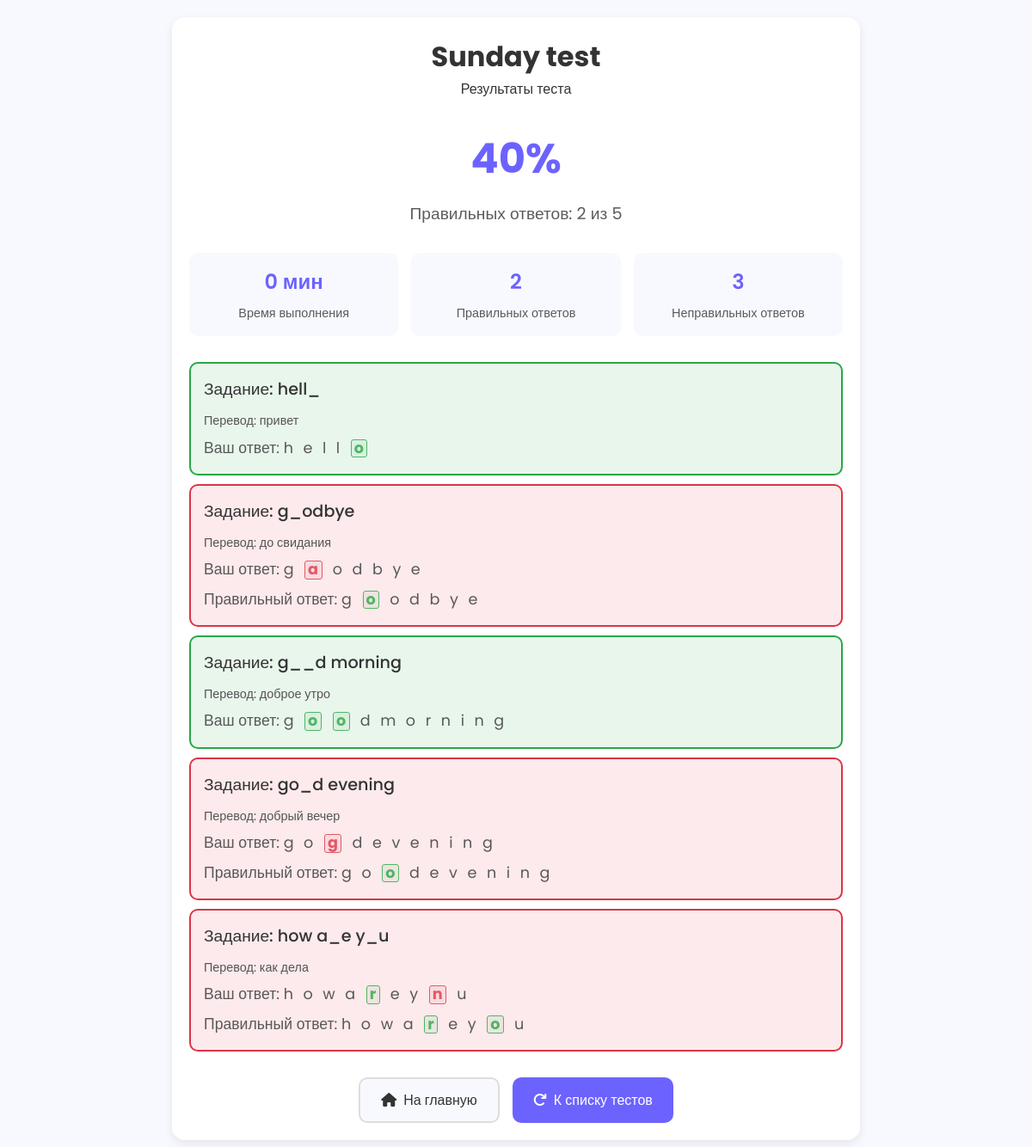
The page /test_results/2/3?user_id=3 (signed in) on the database its author committed.
### site_1.py (models this page shows)
class Test(db.Model):
    __tablename__ = 'tests'
    id = db.Column(db.Integer, primary_key=True)
    title = db.Column(db.String, nullable=False)
    classs = db.Column('class', db.String, nullable=False)
    unit = db.Column(db.String, nullable=True, default="N/A")
    module = db.Column(db.String, nullable=True, default="N/A")
    type = db.Column(db.String, nullable=False)  # dictation, add_letter, true_false, multiple_choice_single, multiple_choice_multiple, fill_word
    link = db.Column(db.String, unique=True, nullable=False)
    created_by = db.Column(db.Integer, db.ForeignKey('users.id'), nullable=False)
    is_active = db.Column(db.Boolean, default=True)
    time_limit = db.Column(db.Integer, nullable=True)  # Time limit in minutes
    word_order = db.Column(db.String, nullable=False)  # 'random' or 'sequential'
    word_count = db.Column(db.Integer, nullable=True)  # For random order
    test_mode = db.Column(db.String, nullable=True)  # 'random_letters' or 'manual_letters' for add_letter type
    dictation_word_source = db.Column(db.String, nullable=True) # e.g., "all_module", "selected_specific", "random_from_module"
    dictation_selected_words = db.Column(db.Text, nullable=True) # JSON list of word IDs for "selected_specific"
    created_at = db.Column(db.DateTime, default=db.func.current_timestamp())
    test_words = db.relationship('TestWord', backref='test', lazy=True)

class TestWord(db.Model):
    __tablename__ = 'test_words'
    id = db.Column(db.Integer, primary_key=True)
    test_id = db.Column(db.Integer, db.ForeignKey('tests.id'), nullable=False)
    word = db.Column(db.String, nullable=False)
    perevod = db.Column(db.String, nullable=False)
    missing_letters = db.Column(db.String, nullable=True)  # For add_letter type tests
    options = db.Column(db.String, nullable=True)  # For multiple choice tests (JSON string)
    correct_answer = db.Column(db.String, nullable=False)
    word_order = db.Column(db.Integer, nullable=False)  # To maintain word order in sequential tests

### site_1.py (the view)
@app.route('/test_results/<int:test_id>/<int:result_id>')
def test_results(test_id, result_id):
    if 'user_id' not in session:
        return redirect(url_for('login'))
    user = User.query.get(session['user_id'])
    if not user:
        session.pop('user_id', None)
        flash("Пользователь не найден, пожалуйста, войдите снова.", "error")
        return redirect(url_for('login'))
    test = Test.query.get_or_404(test_id)
    result = TestResult.query.get_or_404(result_id)
    can_view_results = False
    if result.user_id == user.id: # Student viewing their own results
        can_view_results = True
    elif user.teacher == 'yes' and test.created_by == user.id: # Teacher viewing results of a test they created
        can_view_results = True
    if not can_view_results:
        flash("У вас нет доступа для просмотра этих результатов.", "warning")
        return redirect(url_for('tests'))
    show_detailed_results = False  # Default to False
    if user.teacher == 'yes' and test.created_by == user.id:
        show_detailed_results = True
    elif result.user_id == user.id:  # It's a student viewing their own results
        if not test.is_active:  # Student can see details ONLY if the test is archived
            show_detailed_results = True
    detailed_answers = []
    if show_detailed_results: # Only fetch if we are going to show them
        for answer_obj in result.test_answers: # answer_obj is a TestAnswer instance
            test_word_instance = answer_obj.test_word # This is the TestWord instance
            detailed_answers_item = {
                'user_answer': answer_obj.user_answer,
                'actual_correct_answer': test_word_instance.correct_answer,
                'is_correct': answer_obj.is_correct,
                'options': test_word_instance.options,
                'student_reconstructed_parts': None,
                'correct_reconstructed_parts': None
            }
            if test.type == 'add_letter':
                detailed_answers_item['question_presented'] = test_word_instance.word
                detailed_answers_item['prompt_or_support'] = test_word_instance.perevod
                student_parts = []
                gapped_template = test_word_instance.word
                student_letters = list(answer_obj.user_answer)
                s_idx = 0
                correct_letters_iter_for_student = iter(test_word_instance.correct_answer)
                for char_template in gapped_template:
                    part_info = {'char': char_template, 'is_student_input': False, 'is_correct_char': None}
                    if char_template == '_':
                        if s_idx < len(student_letters):
                            part_info['char'] = student_letters[s_idx]
                            part_info['is_student_input'] = True
                            try:
                                correct_char_for_gap = next(correct_letters_iter_for_student)
                                if student_letters[s_idx].lower() == correct_char_for_gap.lower():
                                    part_info['is_correct_char'] = True
                                else:
                                    part_info['is_correct_char'] = False
                            except StopIteration: # More student letters than correct gaps implies mismatch
                                part_info['is_correct_char'] = False
                            s_idx += 1
                        else: # Not enough student letters for this gap
                            part_info['char'] = '_'
                            part_info['is_student_input'] = True # It was a gap student should have filled
                            part_info['is_correct_char'] = False # Mark as incorrect as it's unfilled
                    student_parts.append(part_info)
                detailed_answers_item['student_reconstructed_parts'] = student_parts
                correct_parts = []
                correct_letters = list(test_word_instance.correct_answer)
                c_idx = 0
                for char_template in gapped_template:
                    part_info = {'char': char_template, 'is_student_input': False}
                    if char_template == '_':
                        if c_idx < len(correct_letters):
                            part_info['char'] = correct_letters[c_idx]
                            part_info['is_student_input'] = True # It's a filled gap
                            c_idx += 1
                        else:
                            part_info['char'] = '_' # Should not happen if data is consistent
                    correct_parts.append(part_info)
                detailed_answers_item['correct_reconstructed_parts'] = correct_parts
            elif test.type == 'multiple_choice_single' or test.type == 'multiple_choice_multiple':
                detailed_answers_item['question_presented'] = test_word_instance.perevod
                detailed_answers_item['prompt_or_support'] = test_word_instance.word
            elif test.type == 'fill_word':
                detailed_answers_item['question_presented'] = test_word_instance.word
                detailed_answers_item['prompt_or_support'] = test_word_instance.perevod
            elif test.type == 'true_false':
                detailed_answers_item['question_presented'] = test_word_instance.word
                detailed_answers_item['prompt_or_support'] = test_word_instance.perevod
            else: # Default for dictation etc.
                detailed_answers_item['question_presented'] = test_word_instance.word
                detailed_answers_item['prompt_or_support'] = test_word_instance.perevod
            detailed_answers.append(detailed_answers_item)
    return render_template('test_results.html',
        test=test,
        score=result.score,
        correct_answers=result.correct_answers,
        total_questions=result.total_questions,
        time_taken=result.time_taken,
        incorrect_answers=result.total_questions - result.correct_answers,
        results_summary=detailed_answers, # Changed variable name passed to template
        show_detailed_results=show_detailed_results
    )

### templates/test_results.html (shortened to what this page needs)
<!DOCTYPE html>
<html lang="ru">
<head>
    <link rel="stylesheet" href="https://cdnjs.cloudflare.com/ajax/libs/font-awesome/6.4.0/css/all.min.css">
</head>
<body>
    <div class="container">
        <div class="header">
            <h1>{{ test.title }}</h1>
            <p>Результаты теста</p>
        </div>
        <div class="score-container">
            <div class="score">{{ score }}%</div>
            <div class="score-label">Правильных ответов: {{ correct_answers }} из {{ total_questions }}</div>
        </div>
        <div class="stats">
            <div class="stat-item">
                <div class="stat-value">{{ time_taken }} мин</div>
                <div class="stat-label">Время выполнения</div>
            </div>
            <div class="stat-item">
                <div class="stat-value">{{ correct_answers }}</div>
                <div class="stat-label">Правильных ответов</div>
            </div>
            <div class="stat-item">
                <div class="stat-value">{{ incorrect_answers }}</div>
                <div class="stat-label">Неправильных ответов</div>
            </div>
        </div>
        <div class="results-list">
            {% if is_teacher or show_detailed_results %}
                {% if results_summary %}
                    {% for item in results_summary %}
                    <div class="result-item {% if item.is_correct %}correct{% else %}incorrect{% endif %}">
                        {% if test.type == 'add_letter' and item.student_reconstructed_parts %}
                            <div class="word-pair">
                                <span class="word">Задание: {{ item.question_presented }}</span>
                            </div>
                            {% if item.prompt_or_support %}
                                <div style="font-size: 0.9em; color: #555; margin-bottom: 5px;">
                                    Перевод: {{ item.prompt_or_support }}
                                </div>
                            {% endif %}
                            <div class="answer">
                                Ваш ответ:
                                <span class="reconstructed-word">
                                    {% for part in item.student_reconstructed_parts %}
                                        {% if part.is_student_input %}
                                            <span class="student-input-char {% if part.is_correct_char %}correct{% elif part.is_correct_char == False %}incorrect{% else %}missing{% endif %}">{{ part.char }}</span>
                                        {% else %}
                                            <span>{{ part.char }}</span>
                                        {% endif %}
                                    {% endfor %}
                                </span>
                            </div>
                            {% if not item.is_correct and item.correct_reconstructed_parts %}
                                <div class="answer" style="margin-top: 5px;">
                                    Правильный ответ:
                                    <span class="reconstructed-word">
                                        {% for part in item.correct_reconstructed_parts %}
                                            {% if part.is_student_input %}
                                                <span class="student-input-char correct">{{ part.char }}</span>
                                            {% else %}
                                                <span>{{ part.char }}</span>
                                            {% endif %}
                                        {% endfor %}
                                    </span>
                                </div>
                            {% endif %}
                        {% endif %}
                    </div>
                    {% endfor %}
                {% else %}
                    <div class="result-item" style="text-align: center;">
                        <p>Подробные результаты для этого теста не найдены или отсутствуют{% if not is_teacher %} для вашего текущего статуса просмотра{% endif %}.</p>
                    </div>
                {% endif %}
            {% elif test.type == 'dictation' %}
                <div class="result-item" style="text-align: center;">
                    <p>Подробные результаты для диктантов доступны после того, как тест будет перенесен в архив учителем.</p>
                </div>
            {% else %}
                <div class="result-item" style="text-align: center;">
                    <p>Подробные результаты для этого типа теста не отображаются в данный момент.</p>
                </div>
            {% endif %}
        </div>
        <div class="buttons">
            <a href="{{ url_for('hello') }}" class="btn btn-secondary">
                <i class="fas fa-home"></i>
                На главную
            </a>
            <a href="{{ url_for('tests') }}" class="btn btn-primary">
                <i class="fas fa-redo"></i>
                К списку тестов
            </a>
        </div>
    </div>
</body>
</html>

### templates/test_results.html (style rules this page uses)
:root { --primary: #6c63ff; --primary-light: #a5a1ff; --primary-dark: #5a52e0; --secondary: #4a4a98; --background: #f8f9fe; --card-bg: #ffffff; --text: #333333; --border: #ddd; --shadow: 0 4px 12px rgba(0, 0, 0, 0.08); --success: #28a745; --warning: #ffc107; --danger: #dc3545; }
* { box-sizing: border-box; margin: 0; padding: 0; font-family: 'Poppins', sans-serif; }
body { background-color: var(--background); color: var(--text); padding: 20px; line-height: 1.6; }
.container { max-width: 800px; margin: 0 auto; padding: 20px; background: var(--card-bg); border-radius: 15px; box-shadow: var(--shadow); }
.header { text-align: center; margin-bottom: 30px; }
.score-container { text-align: center; margin-bottom: 30px; }
.score { font-size: 3rem; font-weight: 700; color: var(--primary); margin-bottom: 10px; }
.score-label { font-size: 1.2rem; color: var(--text); opacity: 0.8; }
.results-list { margin-bottom: 30px; }
.result-item { padding: 15px; border: 2px solid var(--border); border-radius: 10px; margin-bottom: 10px; transition: all 0.3s ease; }
.result-item.correct { border-color: var(--success); background-color: rgba(40, 167, 69, 0.1); }
.result-item.incorrect { border-color: var(--danger); background-color: rgba(220, 53, 69, 0.1); }
.word-pair { display: flex; justify-content: space-between; align-items: center; margin-bottom: 10px; }
.word { font-size: 1.2rem; font-weight: 500; }
.answer { font-size: 1.1rem; color: var(--text); opacity: 0.8; }
.buttons { display: flex; justify-content: center; gap: 15px; }
.btn { padding: 12px 24px; font-size: 1rem; font-weight: 500; border: none; border-radius: 10px; cursor: pointer; transition: all 0.3s ease; text-decoration: none; display: inline-flex; align-items: center; gap: 8px; }
.btn-primary { background-color: var(--primary); color: white; }
.btn-secondary { background-color: var(--background); color: var(--text); border: 2px solid var(--border); }
.stats { display: grid; grid-template-columns: repeat(3, 1fr); gap: 15px; margin-bottom: 30px; }
.stat-item { text-align: center; padding: 15px; background: var(--background); border-radius: 10px; }
.stat-value { font-size: 1.5rem; font-weight: 600; color: var(--primary); margin-bottom: 5px; }
.stat-label { font-size: 0.9rem; color: var(--text); opacity: 0.8; }
.reconstructed-word { letter-spacing: 0.5px; font-family: monospace; }
.student-input-char { font-weight: bold; border: 1px solid #999; padding: 1px 3px; border-radius: 3px; margin: 0 1px; display: inline-block; line-height: 1; }
.student-input-char.correct { color: var(--success); border-color: var(--success); background-color: rgba(40, 167, 69, 0.1); }
.student-input-char.incorrect { color: var(--danger); border-color: var(--danger); background-color: rgba(220, 53, 69, 0.1); }

### rows shown on the page
Test: title "Sunday test"
TestWord: question_presented "hell_", prompt_or_support "привет", char "h" "e" "l" "l", char "o"
TestWord: question_presented "g_odbye", prompt_or_support "до свидания", char "g" "o" "d" "b" "y" "e", char "a", char "g" "o" "d" "b" "y" "e", char "o"
TestWord: question_presented "g__d morning", prompt_or_support "доброе утро"
TestWord: question_presented "go_d evening", prompt_or_support "добрый вечер", char "g" "o" "d" "e" "v" "e" "n" "i" "n" "g", char "g", char "g" "o" "d" "e" "v" "e" "n" "i" "n" "g", char "o"
TestWord: question_presented "how a_e y_u", prompt_or_support "как дела"

### other values the page prints
{{ score }} "40"
{{ correct_answers }} "2"
{{ total_questions }} "5"
{{ time_taken }} "0"
{{ incorrect_answers }} "3"
{{ part.char }} "g" "d" "m" "o" "r" "n" "i" "n" "g" "h" "o" "w" "a" "e" "y" "u"
{{ part.char }} "o" "o" "r" "n"
{{ part.char }} "h" "o" "w" "a" "e" "y" "u"
{{ part.char }} "r" "o"
